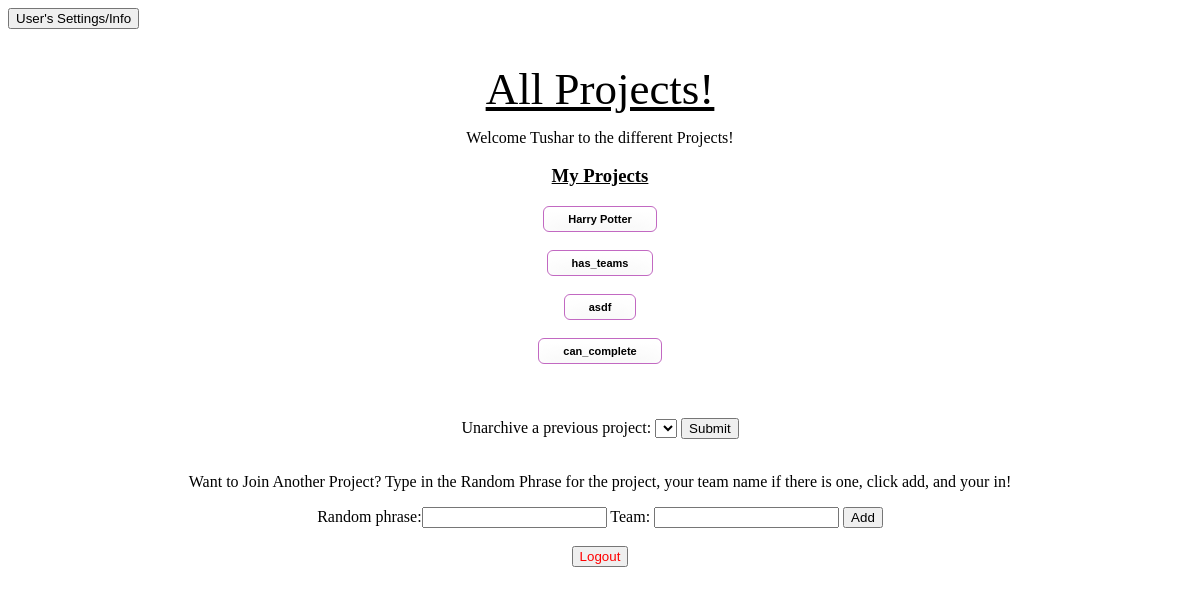
/quest/user_project_page/tdesai (signed in), run on the app's committed database.
### quest_extension/models.py (models this page shows)
class User(models.Model):
    user_ldap = models.CharField(max_length=45)
    user_first_name = models.CharField(max_length=45)
    user_last_name = models.CharField(max_length=45)
    user_email = models.CharField(max_length=45)
    user_password = models.CharField(max_length = 100)
    user_reset_password_pin = models.CharField(max_length = 100, null=True, default = None)

class Project(models.Model):
    project_name = models.CharField(max_length=1000)
    project_description = models.CharField(max_length=1000, blank = True, null = True)
    project_random_phrase = models.CharField(max_length = 255, unique = True)
    project_admin_pin = models.CharField(max_length = 255, unique = True)
    project_editable = models.BooleanField()
    project_has_teams = models.BooleanField(default = False)

### quest_extension/views.py (the view)
# urls.py: path('user_project_page/<ldap>', views.get_user_project_page),
def get_user_project_page(request, ldap):
    if not validate_user_access(request, ldap):
        return HttpResponseRedirect('/quest/user_login')
    current_user = User.objects.get(user_ldap = ldap)
    user_projects = UserProject.objects.filter(user = current_user, archived = False).values_list('project', flat=True)
    user_projects = Project.objects.filter(pk__in=user_projects)
    list_of_archived_projects = UserProject.objects.filter(user = current_user, archived = True).values_list('project', flat=True)
    list_of_archived_projects = Project.objects.filter(pk__in=list_of_archived_projects)
    add_new_project_form = AddNewProjectForm()
    context = {'current_user': current_user,
    'user_projects': user_projects,
    'add_new_project_form': add_new_project_form,
    'list_of_archived_projects': list_of_archived_projects}
    return render(request, 'quest_extension/user_project_page.html', context)

### quest_extension/forms.py
class AddNewProjectForm(forms.Form):
    random_phrase = forms.CharField()

### quest_extension/logic.py (called while the page is built)
def validate_user_access(request, ldap):
    return 'current_user_ldap' in request.session and request.session['current_user_ldap'] == ldap

### quest_extension/templates/quest_extension/user_project_page.html (shortened to what this page needs)
{% load static %}
<!DOCTYPE html>
<html lang="en">
    <head>
	<link rel="stylesheet" type="text/css" href="{% static 'quest_extension/user_project_page_style.css' %}">
    </head>
    <body>
    <form method='GET' action = '/quest/user_settings_info/{{current_user.user_ldap}}'>
        <button type='submit'>User's Settings/Info</button>
    </form>
    <div id = 'centered'>
        <h1>All Projects!</h1>
        <p>Welcome {{ current_user.user_first_name }} to the different Projects!</p>
        <h3> My Projects </h3>
        {% for project in user_projects %}
            <form method='GET', action = '/quest/user_home/{{ current_user.user_ldap }}/{{ project.id }}'>
                <div id= 'project_button'>
                    <button type='submit'>{{project.project_name}}</button>
                </div>
            </form>
            <br>
        {% endfor %}
        <br>
        <br>
        <form method = 'POST' action = '/quest/user_unarchive_project/{{current_user.user_ldap}}'>
            Unarchive a previous project:
            <select name="project_to_unarchive_id">
            </select>
            <button type = 'submit'> Submit </button>
        </form>
        <br>
        <p> Want to Join Another Project? Type in the Random Phrase for the project, your team name if
            there is one, click add,
            and your in!
        </p>
        <form id = 'add_new_project' method='POST' action = '/quest/add_user_project_page/{{ current_user.user_ldap }}'>
            {{ add_new_project_form }}
            Team: <input type = 'text', name = 'team'>
            <button type ='submit' name = 'project_id' value = '{{project.id}}'>Add</button>
        </form>
        <br>
        <div id= 'logout'>
        <form method='POST' action = '/quest/user_logout/{{ current_user.user_ldap}}'>
                <button type = 'submit', name = 'logout'>Logout</button>
            </form>
        </div>
    </div>
    </body>
</html>

### quest_extension/static/quest_extension/user_project_page_style.css (style rules this page uses)
#centered { text-align: center; }
h1 { padding-top: 3%; text-decoration: underline; color: black; font-family: 'Trocchi', serif; font-size: 45px; font-weight: normal; line-height: 48px; margin: 0; }
h3 { text-decoration: underline; }
input { display: inline-block; }
#logout button { color:red; }
#project_button button { -moz-box-shadow:inset 0px 5px 23px 0px #ffffff; -webkit-box-shadow:inset 0px 5px 23px 0px #ffffff; box-shadow:inset 0px 5px 23px 0px #ffffff; background:-webkit-gradient(linear, left top, left bottom, color-stop(0.05, #ffffff), color-stop(1, #f6f6f6)); background:-moz-linear-gradient(top, #ffffff 5%, #f6f6f6 100%); background:-webkit-linear-gradient(top, #ffffff 5%, #f6f6f6 100%); background:-o-linear-gradient(top, #ffffff 5%, #f6f6f6 100%); background:-ms-linear-gradient(top, #ffffff 5%, #f6f6f6 100%); background:linear-gradient(to bottom, #ffffff 5%, #f6f6f6 100%); filter:progid:DXImageTransform.Microsoft.gradient(startColorstr='#ffffff', endColorstr='#f6f6f6',GradientType=0); background-color:#ffffff; -moz-border-radius:6px; -webkit-border-radius:6px; border-radius:6px; border:1.5px solid #c269c2; display:inline-block; cursor:pointer; color:black; font-family:Arial; font-size:11px; font-weight:bold; padding:6px 24px; text-decoration:none; }

### data on the page
User: user_first_name "Tushar"
Project: project_name "Harry Potter"
Project: project_name "has_teams"
Project: project_name "asdf"
Project: project_name "can_complete"
